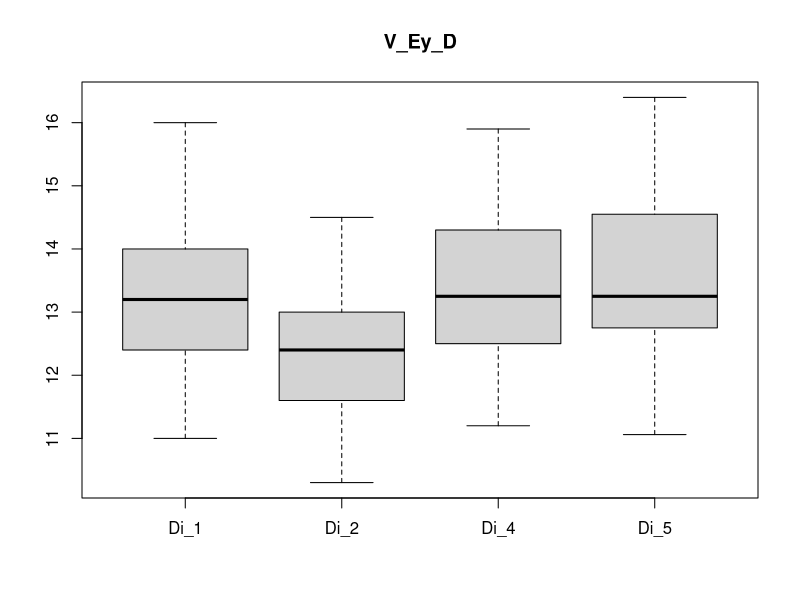

Reproduce this figure in R.
Di_1 <- c(14.8,12.9,13.1,13.8,12.7,13.0,12.3,14.5,13.4,12.4,12.5,13.8,13.2,14.8,11.0,14.3,14.0,12.3,14.3,12.3,12.5,14.4,12.2,11.4,13.5,13.2,16.0,12.6,12.5,13.3,14.5,12.9,11.6,13.6,13.4,11.4,12.2,13.7,11.9,12.1,13.3,14.1,13.4,12.6,14.8,14.6,13.0,13.4,12.0,14.8)
Di_2 <- c(11.6,11.6,12.2,11.5,12.0,10.3,11.6,13.0,10.4,10.6,13.1,11.8,13.0,11.6,13.0,13.2,12.5,12.4,13.5,11.6,12.2,11.7,11.5,12.6,12.2,11.0,13.5,12.4,12.5,12.6,13.4,12.7,11.1,12.6,11.1,13.1,12.9,11.7,12.2,11.4,12.5,14.0,12.6,12.9,11.2,13.7,14.0,13.1,14.5,12.3,12.2)
Di_4 <- c(13.2,13.5,11.7,13.8,15.4,15.4,15.6,13.8,13.0,14.5,12.4,12.6,12.6,13.1,12.4,12.2,12.1,12.9,13.4,13.5,12.8,13.9,13.8,14.4,11.7,14.1,13.0,12.5,12.4,12.3,15.9,12.8,14.7,13.5,14.9,11.7,15.2,12.1,13.3,13.2,13.5,12.3,15.4,13.3,14.6,12.6,12.5,12.9,11.2,15.8,14.9,12.5,14.3,14.0)
Di_5 <- c(14.0,15.7,12.7,12.8,13.2,13.7,13.5,15.8,13.1,12.3,12.5,13.2,16.4,14.8,14.3,13.3,15.0,11.06,12.9,11.5)
svg(filename = 'morpho_data/boxplotV_Ey_D.svg')
boxplot(Di_1, Di_2, Di_4, Di_5, names = c('Di_1', 'Di_2', 'Di_4', 'Di_5'), main = 'V_Ey_D')
dev.off()
